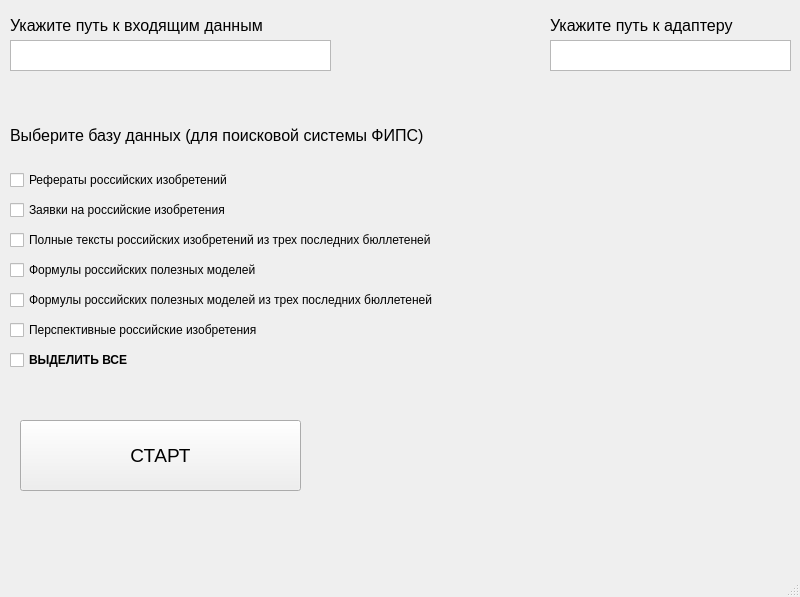
<?xml version="1.0" encoding="UTF-8"?>
<ui version="4.0">
 <class>MainWindow</class>
 <widget class="QMainWindow" name="MainWindow">
  <property name="geometry">
   <rect>
    <x>0</x>
    <y>0</y>
    <width>800</width>
    <height>597</height>
   </rect>
  </property>
  <property name="windowTitle">
   <string>Автоматическое формирование таблицы</string>
  </property>
  <widget class="QWidget" name="centralwidget">
   <widget class="QLabel" name="label_2">
    <property name="geometry">
     <rect>
      <x>10</x>
      <y>120</y>
      <width>521</width>
      <height>31</height>
     </rect>
    </property>
    <property name="font">
     <font>
      <pointsize>12</pointsize>
     </font>
    </property>
    <property name="text">
     <string>Выберите базу данных (для поисковой системы ФИПС)</string>
    </property>
   </widget>
   <widget class="QPushButton" name="pushButton">
    <property name="geometry">
     <rect>
      <x>20</x>
      <y>420</y>
      <width>281</width>
      <height>71</height>
     </rect>
    </property>
    <property name="font">
     <font>
      <pointsize>14</pointsize>
     </font>
    </property>
    <property name="text">
     <string>СТАРТ</string>
    </property>
   </widget>
   <widget class="QCheckBox" name="checkBox">
    <property name="geometry">
     <rect>
      <x>10</x>
      <y>170</y>
      <width>231</width>
      <height>20</height>
     </rect>
    </property>
    <property name="text">
     <string>Рефераты российских изобретений</string>
    </property>
   </widget>
   <widget class="QCheckBox" name="checkBox_2">
    <property name="geometry">
     <rect>
      <x>10</x>
      <y>200</y>
      <width>231</width>
      <height>20</height>
     </rect>
    </property>
    <property name="text">
     <string>Заявки на российские изобретения</string>
    </property>
   </widget>
   <widget class="QCheckBox" name="checkBox_3">
    <property name="geometry">
     <rect>
      <x>10</x>
      <y>230</y>
      <width>451</width>
      <height>20</height>
     </rect>
    </property>
    <property name="text">
     <string>Полные тексты российских изобретений из трех последних бюллетеней</string>
    </property>
   </widget>
   <widget class="QCheckBox" name="checkBox_4">
    <property name="geometry">
     <rect>
      <x>10</x>
      <y>260</y>
      <width>261</width>
      <height>20</height>
     </rect>
    </property>
    <property name="text">
     <string>Формулы российских полезных моделей</string>
    </property>
   </widget>
   <widget class="QCheckBox" name="checkBox_5">
    <property name="geometry">
     <rect>
      <x>10</x>
      <y>290</y>
      <width>451</width>
      <height>20</height>
     </rect>
    </property>
    <property name="text">
     <string>Формулы российских полезных моделей из трех последних бюллетеней</string>
    </property>
   </widget>
   <widget class="QCheckBox" name="checkBox_6">
    <property name="geometry">
     <rect>
      <x>10</x>
      <y>320</y>
      <width>271</width>
      <height>20</height>
     </rect>
    </property>
    <property name="text">
     <string>Перспективные российские изобретения</string>
    </property>
   </widget>
   <widget class="QCheckBox" name="checkBox_7">
    <property name="geometry">
     <rect>
      <x>10</x>
      <y>350</y>
      <width>121</width>
      <height>20</height>
     </rect>
    </property>
    <property name="font">
     <font>
      <weight>75</weight>
      <bold>true</bold>
     </font>
    </property>
    <property name="text">
     <string>ВЫДЕЛИТЬ ВСЕ</string>
    </property>
   </widget>
   <widget class="QTextEdit" name="textEdit_2">
    <property name="geometry">
     <rect>
      <x>10</x>
      <y>40</y>
      <width>321</width>
      <height>31</height>
     </rect>
    </property>
   </widget>
   <widget class="QLabel" name="label_4">
    <property name="geometry">
     <rect>
      <x>10</x>
      <y>10</y>
      <width>321</width>
      <height>31</height>
     </rect>
    </property>
    <property name="font">
     <font>
      <pointsize>12</pointsize>
     </font>
    </property>
    <property name="text">
     <string>Укажите путь к входящим данным</string>
    </property>
   </widget>
   <widget class="QLabel" name="label_5">
    <property name="geometry">
     <rect>
      <x>550</x>
      <y>10</y>
      <width>241</width>
      <height>31</height>
     </rect>
    </property>
    <property name="font">
     <font>
      <pointsize>12</pointsize>
     </font>
    </property>
    <property name="text">
     <string>Укажите путь к адаптеру</string>
    </property>
   </widget>
   <widget class="QTextEdit" name="textEdit_3">
    <property name="geometry">
     <rect>
      <x>550</x>
      <y>40</y>
      <width>241</width>
      <height>31</height>
     </rect>
    </property>
   </widget>
  </widget>
  <widget class="QMenuBar" name="menubar">
   <property name="geometry">
    <rect>
     <x>0</x>
     <y>0</y>
     <width>800</width>
     <height>26</height>
    </rect>
   </property>
  </widget>
  <widget class="QStatusBar" name="statusbar"/>
 </widget>
 <resources/>
 <connections/>
</ui>
